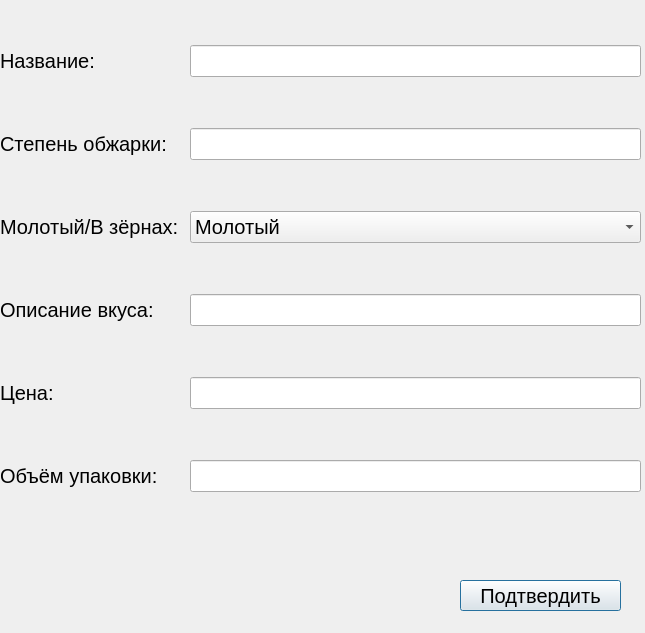
<?xml version="1.0" encoding="UTF-8"?>
<ui version="4.0">
 <class>Add_Dialog</class>
 <widget class="QDialog" name="Add_Dialog">
  <property name="geometry">
   <rect>
    <x>0</x>
    <y>0</y>
    <width>645</width>
    <height>633</height>
   </rect>
  </property>
  <property name="font">
   <font>
    <pointsize>8</pointsize>
   </font>
  </property>
  <property name="windowTitle">
   <string>Добавить</string>
  </property>
  <widget class="QWidget" name="gridLayoutWidget">
   <property name="geometry">
    <rect>
     <x>0</x>
     <y>0</y>
     <width>641</width>
     <height>541</height>
    </rect>
   </property>
   <layout class="QGridLayout" name="gridLayout">
    <item row="1" column="0">
     <widget class="QLabel" name="degree_of_roasting_lbl">
      <property name="font">
       <font>
        <pointsize>15</pointsize>
       </font>
      </property>
      <property name="text">
       <string>Степень обжарки: </string>
      </property>
     </widget>
    </item>
    <item row="4" column="0">
     <widget class="QLabel" name="price_lbl">
      <property name="font">
       <font>
        <pointsize>15</pointsize>
       </font>
      </property>
      <property name="text">
       <string>Цена:</string>
      </property>
     </widget>
    </item>
    <item row="3" column="0">
     <widget class="QLabel" name="taste_lbl">
      <property name="font">
       <font>
        <pointsize>15</pointsize>
       </font>
      </property>
      <property name="text">
       <string>Описание вкуса: </string>
      </property>
     </widget>
    </item>
    <item row="5" column="0">
     <widget class="QLabel" name="packing_volume_lbl">
      <property name="font">
       <font>
        <pointsize>15</pointsize>
       </font>
      </property>
      <property name="text">
       <string>Объём упаковки:</string>
      </property>
     </widget>
    </item>
    <item row="0" column="0">
     <widget class="QLabel" name="name_lbl">
      <property name="font">
       <font>
        <pointsize>15</pointsize>
       </font>
      </property>
      <property name="text">
       <string>Название: </string>
      </property>
     </widget>
    </item>
    <item row="2" column="0">
     <widget class="QLabel" name="ground_or_in_grains_lbl">
      <property name="font">
       <font>
        <pointsize>15</pointsize>
       </font>
      </property>
      <property name="text">
       <string>Молотый/В зёрнах: </string>
      </property>
     </widget>
    </item>
    <item row="0" column="2">
     <widget class="QLineEdit" name="name_edit">
      <property name="font">
       <font>
        <pointsize>15</pointsize>
       </font>
      </property>
     </widget>
    </item>
    <item row="3" column="2">
     <widget class="QLineEdit" name="taste_edit">
      <property name="font">
       <font>
        <pointsize>15</pointsize>
       </font>
      </property>
     </widget>
    </item>
    <item row="2" column="2">
     <widget class="QComboBox" name="ground_or_in_grains_box">
      <property name="font">
       <font>
        <pointsize>15</pointsize>
       </font>
      </property>
      <item>
       <property name="text">
        <string>Молотый</string>
       </property>
      </item>
      <item>
       <property name="text">
        <string>В зёрнах</string>
       </property>
      </item>
     </widget>
    </item>
    <item row="5" column="2">
     <widget class="QLineEdit" name="packing_volume_edit">
      <property name="font">
       <font>
        <pointsize>15</pointsize>
       </font>
      </property>
     </widget>
    </item>
    <item row="4" column="2">
     <widget class="QLineEdit" name="cost_edit">
      <property name="font">
       <font>
        <pointsize>15</pointsize>
       </font>
      </property>
     </widget>
    </item>
    <item row="1" column="2">
     <widget class="QLineEdit" name="degree_edit">
      <property name="font">
       <font>
        <pointsize>15</pointsize>
       </font>
      </property>
     </widget>
    </item>
   </layout>
  </widget>
  <widget class="QPushButton" name="commit_btn">
   <property name="geometry">
    <rect>
     <x>460</x>
     <y>580</y>
     <width>161</width>
     <height>31</height>
    </rect>
   </property>
   <property name="font">
    <font>
     <pointsize>15</pointsize>
    </font>
   </property>
   <property name="text">
    <string>Подтвердить</string>
   </property>
  </widget>
  <widget class="QLabel" name="error_lbl">
   <property name="geometry">
    <rect>
     <x>10</x>
     <y>580</y>
     <width>341</width>
     <height>30</height>
    </rect>
   </property>
   <property name="font">
    <font>
     <pointsize>10</pointsize>
    </font>
   </property>
   <property name="text">
    <string/>
   </property>
  </widget>
 </widget>
 <resources/>
 <connections/>
</ui>
